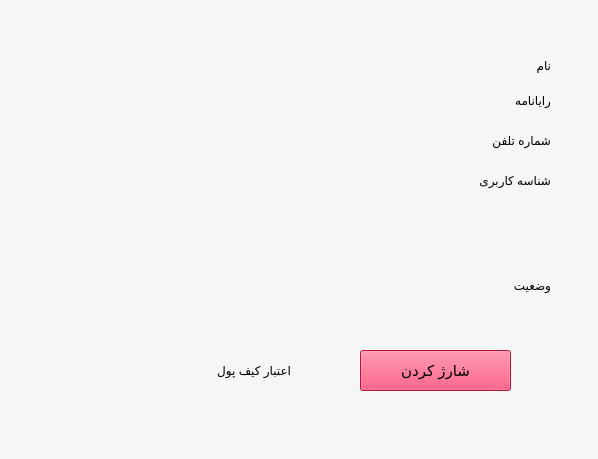
<?xml version="1.0" encoding="UTF-8"?>
<ui version="4.0">
 <class>Profile</class>
 <widget class="QMainWindow" name="Profile">
  <property name="geometry">
   <rect>
    <x>0</x>
    <y>0</y>
    <width>598</width>
    <height>459</height>
   </rect>
  </property>
  <property name="windowTitle">
   <string>MainWindow</string>
  </property>
  <property name="styleSheet">
   <string notr="true">background-color: rgb(246, 246, 246);</string>
  </property>
  <widget class="QWidget" name="centralwidget">
   <widget class="QLabel" name="label">
    <property name="geometry">
     <rect>
      <x>-50</x>
      <y>0</y>
      <width>481</width>
      <height>321</height>
     </rect>
    </property>
    <property name="text">
     <string/>
    </property>
    <property name="pixmap">
     <pixmap resource="assets.qrc">:/new/prefix1/assets/ii.jpg</pixmap>
    </property>
   </widget>
   <widget class="QWidget" name="layoutWidget">
    <property name="geometry">
     <rect>
      <x>300</x>
      <y>85</y>
      <width>251</width>
      <height>31</height>
     </rect>
    </property>
    <layout class="QHBoxLayout" name="horizontalLayout_2">
     <item>
      <widget class="QLabel" name="lbl_email">
       <property name="text">
        <string/>
       </property>
      </widget>
     </item>
     <item>
      <widget class="QLabel" name="label_3">
       <property name="text">
        <string>رایانامه</string>
       </property>
      </widget>
     </item>
    </layout>
   </widget>
   <widget class="QWidget" name="layoutWidget_2">
    <property name="geometry">
     <rect>
      <x>300</x>
      <y>125</y>
      <width>251</width>
      <height>31</height>
     </rect>
    </property>
    <layout class="QHBoxLayout" name="horizontalLayout_3">
     <item>
      <widget class="QLabel" name="lbl_phone">
       <property name="text">
        <string/>
       </property>
      </widget>
     </item>
     <item>
      <widget class="QLabel" name="label_4">
       <property name="text">
        <string>شماره تلفن</string>
       </property>
      </widget>
     </item>
    </layout>
   </widget>
   <widget class="QWidget" name="layoutWidget_3">
    <property name="geometry">
     <rect>
      <x>300</x>
      <y>165</y>
      <width>251</width>
      <height>31</height>
     </rect>
    </property>
    <layout class="QHBoxLayout" name="horizontalLayout_5">
     <item>
      <widget class="QLabel" name="lbl_ID">
       <property name="text">
        <string/>
       </property>
      </widget>
     </item>
     <item>
      <widget class="QLabel" name="label_6">
       <property name="text">
        <string>شناسه کاربری</string>
       </property>
      </widget>
     </item>
    </layout>
   </widget>
   <widget class="QWidget" name="layoutWidget">
    <property name="geometry">
     <rect>
      <x>300</x>
      <y>50</y>
      <width>251</width>
      <height>31</height>
     </rect>
    </property>
    <layout class="QHBoxLayout" name="horizontalLayout">
     <item>
      <widget class="QLabel" name="lbl_name">
       <property name="text">
        <string/>
       </property>
      </widget>
     </item>
     <item>
      <widget class="QLabel" name="label_2">
       <property name="text">
        <string>نام</string>
       </property>
      </widget>
     </item>
    </layout>
   </widget>
   <widget class="QWidget" name="layoutWidget_4">
    <property name="geometry">
     <rect>
      <x>40</x>
      <y>350</y>
      <width>251</width>
      <height>41</height>
     </rect>
    </property>
    <layout class="QHBoxLayout" name="horizontalLayout_4">
     <item>
      <widget class="QLabel" name="lbl_credit">
       <property name="text">
        <string/>
       </property>
      </widget>
     </item>
     <item>
      <widget class="QLabel" name="label_5">
       <property name="text">
        <string>اعتبار کیف پول</string>
       </property>
      </widget>
     </item>
    </layout>
   </widget>
   <widget class="QPushButton" name="pushButton">
    <property name="geometry">
     <rect>
      <x>360</x>
      <y>350</y>
      <width>151</width>
      <height>41</height>
     </rect>
    </property>
    <property name="font">
     <font>
      <pointsize>11</pointsize>
     </font>
    </property>
    <property name="styleSheet">
     <string notr="true">background-color: rgb(255, 29, 82);</string>
    </property>
    <property name="text">
     <string>شارژ کردن</string>
    </property>
   </widget>
   <widget class="QLabel" name="lbl_status">
    <property name="geometry">
     <rect>
      <x>310</x>
      <y>270</y>
      <width>241</width>
      <height>31</height>
     </rect>
    </property>
    <property name="text">
     <string>وضعیت</string>
    </property>
   </widget>
  </widget>
  <widget class="QMenuBar" name="menubar">
   <property name="geometry">
    <rect>
     <x>0</x>
     <y>0</y>
     <width>598</width>
     <height>21</height>
    </rect>
   </property>
  </widget>
  <widget class="QStatusBar" name="statusbar"/>
 </widget>
 <resources>
  <include location="assets.qrc"/>
 </resources>
 <connections/>
</ui>
